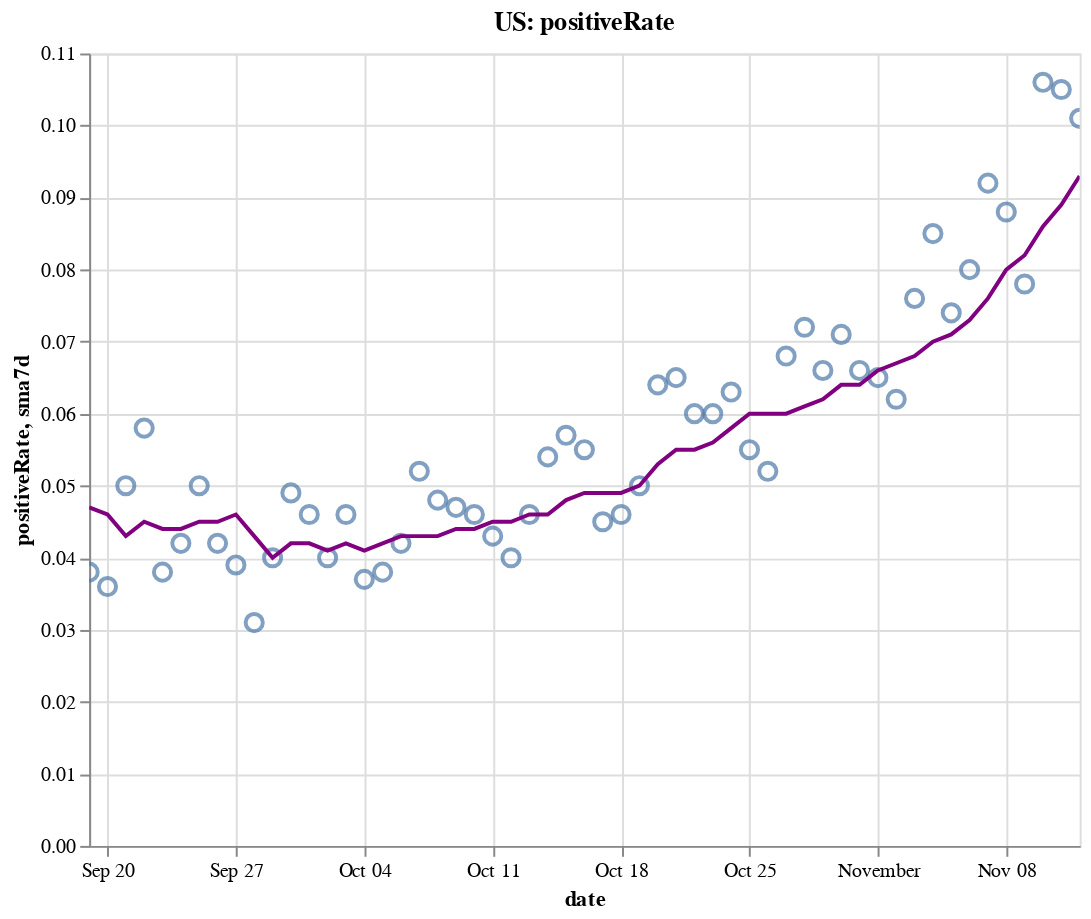

Notebook code cell kept with this figure:
### Code cell
create_plot(us, 'positiveRate')

### Figure 1 — Vega-Lite specification as saved in the notebook (floating-point values rounded to 4 significant figures)
{"config": {"view": {"continuousWidth": 400, "continuousHeight": 300}}, "layer": [{"layer": [{"mark": {"type": "point", "size": 75}, "encoding": {"tooltip": [{"type": "temporal", "field": "date"}, {"type": "quantitative", "field": "positiveRate"}, {"type": "quantitative", "field": "sma7d"}], "x": {"type": "temporal", "field": "date"}, "y": {"type": "quantitative", "field": "positiveRate"}}, "selection": {"selector004": {"type": "interval", "bind": "scales", "encodings": ["x", "y"]}}}, {"mark": {"type": "line", "color": "purple"}, "encoding": {"x": {"type": "temporal", "field": "date"}, "y": {"type": "quantitative", "field": "sma7d"}}}]}, {"mark": {"type": "rule", "color": "#aaa"}, "encoding": {"x": {"type": "temporal", "field": "date"}}, "transform": [{"filter": {"selection": "selector003"}}]}, {"mark": "circle", "encoding": {"opacity": {"condition": {"value": 1, "selection": "selector003"}, "value": 0}, "tooltip": [{"type": "temporal", "field": "date"}, {"type": "quantitative", "field": "positiveRate"}, {"type": "quantitative", "field": "sma7d"}], "x": {"type": "temporal", "field": "date"}, "y": {"type": "quantitative", "field": "positiveRate"}}, "selection": {"selector003": {"type": "single", "encodings": ["x"], "on": "mouseover", "nearest": true, "empty": "none"}}}, {"mark": {"type": "text", "align": "left", "dx": 5, "dy": -5, "stroke": "white", "strokeWidth": 2}, "encoding": {"text": {"type": "quantitative", "field": "positiveRate"}, "tooltip": [{"type": "temporal", "field": "date"}, {"type": "quantitative", "field": "positiveRate"}, {"type": "quantitative", "field": "sma7d"}], "x": {"type": "temporal", "field": "date"}, "y": {"type": "quantitative", "field": "positiveRate"}}, "transform": [{"filter": {"selection": "selector003"}}]}, {"mark": {"type": "text", "align": "left", "dx": 5, "dy": -5}, "encoding": {"text": {"type": "quantitative", "field": "positiveRate"}, "tooltip": [{"type": "temporal", "field": "date"}, {"type": "quantitative", "field": "positiveRate"}, {"type": "quantitative", "field": "sma7d"}], "x": {"type": "temporal", "field": "date"}, "y": {"type": "quantitative", "field": "positiveRate"}}, "transform": [{"filter": {"selection": "selector003"}}]}], "data": {"name": "data-d315a9e62557101b1cb5698efc43d633"}, "height": 400, "title": "US: positiveRate", "width": 500, "$schema": "https://vega.github.io/schema/vega-lite/v4.8.1.json", "datasets": {"data-d315a9e62557101b1cb5698efc43d633": [{"date": "2020-09-19T00:00:00", "totalTestResultsIncrease": 1176000.0, "positiveIncrease": 44890.0, "death": 191300.0, "deathIncrease": 740.0, "positiveRate": 0.038, "state": "US", "sma7d": 0.047}, {"date": "2020-09-20T00:00:00", "totalTestResultsIncrease": 978400.0, "positiveIncrease": 35690.0, "death": 191600.0, "deathIncrease": 327.0, "positiveRate": 0.036, "state": "US", "sma7d": 0.046}, {"date": "2020-09-21T00:00:00", "totalTestResultsIncrease": 775000.0, "positiveIncrease": 39060.0, "death": 191900.0, "deathIncrease": 287.0, "positiveRate": 0.05, "state": "US", "sma7d": 0.043}, {"date": "2020-09-22T00:00:00", "totalTestResultsIncrease": 850800.0, "positiveIncrease": 49350.0, "death": 192800.0, "deathIncrease": 854.0, "positiveRate": 0.058, "state": "US", "sma7d": 0.045}, {"date": "2020-09-23T00:00:00", "totalTestResultsIncrease": 1010000.0, "positiveIncrease": 38550.0, "death": 193900.0, "deathIncrease": 1159.0, "positiveRate": 0.038, "state": "US", "sma7d": 0.044}, {"date": "2020-09-24T00:00:00", "totalTestResultsIncrease": 1038000.0, "positiveIncrease": 43240.0, "death": 194800.0, "deathIncrease": 921.0, "positiveRate": 0.042, "state": "US", "sma7d": 0.044}, {"date": "2020-09-25T00:00:00", "totalTestResultsIncrease": 1112000.0, "positiveIncrease": 55140.0, "death": 195700.0, "deathIncrease": 844.0, "positiveRate": 0.05, "state": "US", "sma7d": 0.045}, {"date": "2020-09-26T00:00:00", "totalTestResultsIncrease": 1123000.0, "positiveIncrease": 47580.0, "death": 196600.0, "deathIncrease": 869.0, "positiveRate": 0.042, "state": "US", "sma7d": 0.045}, {"date": "2020-09-27T00:00:00", "totalTestResultsIncrease": 905600.0, "positiveIncrease": 35060.0, "death": 196900.0, "deathIncrease": 307.0, "positiveRate": 0.039, "state": "US", "sma7d": 0.046}, {"date": "2020-09-28T00:00:00", "totalTestResultsIncrease": 1164000.0, "positiveIncrease": 36060.0, "death": 197100.0, "deathIncrease": 257.0, "positiveRate": 0.031, "state": "US", "sma7d": 0.043}, {"date": "2020-09-29T00:00:00", "totalTestResultsIncrease": 914100.0, "positiveIncrease": 36290.0, "death": 197900.0, "deathIncrease": 739.0, "positiveRate": 0.04, "state": "US", "sma7d": 0.04}, {"date": "2020-09-30T00:00:00", "totalTestResultsIncrease": 904400.0, "positiveIncrease": 44270.0, "death": 198900.0, "deathIncrease": 1061.0, "positiveRate": 0.049, "state": "US", "sma7d": 0.042}, {"date": "2020-10-01T00:00:00", "totalTestResultsIncrease": 998200.0, "positiveIncrease": 45480.0, "death": 199800.0, "deathIncrease": 851.0, "positiveRate": 0.046, "state": "US", "sma7d": 0.042}, {"date": "2020-10-02T00:00:00", "totalTestResultsIncrease": 1242000.0, "positiveIncrease": 49130.0, "death": 200600.0, "deathIncrease": 835.0, "positiveRate": 0.04, "state": "US", "sma7d": 0.041}, {"date": "2020-10-03T00:00:00", "totalTestResultsIncrease": 1100000.0, "positiveIncrease": 51010.0, "death": 201400.0, "deathIncrease": 741.0, "positiveRate": 0.046, "state": "US", "sma7d": 0.042}, {"date": "2020-10-04T00:00:00", "totalTestResultsIncrease": 1029000.0, "positiveIncrease": 38290.0, "death": 201700.0, "deathIncrease": 363.0, "positiveRate": 0.037, "state": "US", "sma7d": 0.041}, {"date": "2020-10-05T00:00:00", "totalTestResultsIncrease": 990500.0, "positiveIncrease": 37860.0, "death": 202000.0, "deathIncrease": 326.0, "positiveRate": 0.038, "state": "US", "sma7d": 0.042}, {"date": "2020-10-06T00:00:00", "totalTestResultsIncrease": 907000.0, "positiveIncrease": 38420.0, "death": 202700.0, "deathIncrease": 634.0, "positiveRate": 0.042, "state": "US", "sma7d": 0.043}, {"date": "2020-10-07T00:00:00", "totalTestResultsIncrease": 973500.0, "positiveIncrease": 50560.0, "death": 203600.0, "deathIncrease": 916.0, "positiveRate": 0.052, "state": "US", "sma7d": 0.043}, {"date": "2020-10-08T00:00:00", "totalTestResultsIncrease": 1149000.0, "positiveIncrease": 55120.0, "death": 204600.0, "deathIncrease": 986.0, "positiveRate": 0.048, "state": "US", "sma7d": 0.043}, {"date": "2020-10-09T00:00:00", "totalTestResultsIncrease": 1201000.0, "positiveIncrease": 56720.0, "death": 205500.0, "deathIncrease": 893.0, "positiveRate": 0.047, "state": "US", "sma7d": 0.044}, {"date": "2020-10-10T00:00:00", "totalTestResultsIncrease": 1247000.0, "positiveIncrease": 57250.0, "death": 206100.0, "deathIncrease": 665.0, "positiveRate": 0.046, "state": "US", "sma7d": 0.044}, {"date": "2020-10-11T00:00:00", "totalTestResultsIncrease": 1083000.0, "positiveIncrease": 46700.0, "death": 206600.0, "deathIncrease": 466.0, "positiveRate": 0.043, "state": "US", "sma7d": 0.045}, {"date": "2020-10-12T00:00:00", "totalTestResultsIncrease": 1064000.0, "positiveIncrease": 42780.0, "death": 206900.0, "deathIncrease": 287.0, "positiveRate": 0.04, "state": "US", "sma7d": 0.045}, {"date": "2020-10-13T00:00:00", "totalTestResultsIncrease": 1041000.0, "positiveIncrease": 48150.0, "death": 207600.0, "deathIncrease": 690.0, "positiveRate": 0.046, "state": "US", "sma7d": 0.046}, {"date": "2020-10-14T00:00:00", "totalTestResultsIncrease": 1041000.0, "positiveIncrease": 56240.0, "death": 208400.0, "deathIncrease": 811.0, "positiveRate": 0.054, "state": "US", "sma7d": 0.046}, {"date": "2020-10-15T00:00:00", "totalTestResultsIncrease": 1102000.0, "positiveIncrease": 62850.0, "death": 209300.0, "deathIncrease": 951.0, "positiveRate": 0.057, "state": "US", "sma7d": 0.048}, {"date": "2020-10-16T00:00:00", "totalTestResultsIncrease": 1230000.0, "positiveIncrease": 67940.0, "death": 210200.0, "deathIncrease": 877.0, "positiveRate": 0.055, "state": "US", "sma7d": 0.049}, {"date": "2020-10-17T00:00:00", "totalTestResultsIncrease": 1295000.0, "positiveIncrease": 57750.0, "death": 211000.0, "deathIncrease": 780.0, "positiveRate": 0.045, "state": "US", "sma7d": 0.049}, {"date": "2020-10-18T00:00:00", "totalTestResultsIncrease": 1056000.0, "positiveIncrease": 48630.0, "death": 211400.0, "deathIncrease": 393.0, "positiveRate": 0.046, "state": "US", "sma7d": 0.049}, {"date": "2020-10-19T00:00:00", "totalTestResultsIncrease": 1131000.0, "positiveIncrease": 56900.0, "death": 211800.0, "deathIncrease": 456.0, "positiveRate": 0.05, "state": "US", "sma7d": 0.05}, {"date": "2020-10-20T00:00:00", "totalTestResultsIncrease": 948700.0, "positiveIncrease": 60310.0, "death": 212700.0, "deathIncrease": 832.0, "positiveRate": 0.064, "state": "US", "sma7d": 0.053}, {"date": "2020-10-21T00:00:00", "totalTestResultsIncrease": 939500.0, "positiveIncrease": 60660.0, "death": 213700.0, "deathIncrease": 1024.0, "positiveRate": 0.065, "state": "US", "sma7d": 0.055}, {"date": "2020-10-22T00:00:00", "totalTestResultsIncrease": 1219000.0, "positiveIncrease": 72890.0, "death": 214800.0, "deathIncrease": 1143.0, "positiveRate": 0.06, "state": "US", "sma7d": 0.055}, {"date": "2020-10-23T00:00:00", "totalTestResultsIncrease": 1379000.0, "positiveIncrease": 82260.0, "death": 215800.0, "deathIncrease": 917.0, "positiveRate": 0.06, "state": "US", "sma7d": 0.056}, {"date": "2020-10-24T00:00:00", "totalTestResultsIncrease": 1321000.0, "positiveIncrease": 82740.0, "death": 216700.0, "deathIncrease": 890.0, "positiveRate": 0.063, "state": "US", "sma7d": 0.058}, {"date": "2020-10-25T00:00:00", "totalTestResultsIncrease": 1191000.0, "positiveIncrease": 65090.0, "death": 217000.0, "deathIncrease": 377.0, "positiveRate": 0.055, "state": "US", "sma7d": 0.06}, {"date": "2020-10-26T00:00:00", "totalTestResultsIncrease": 1201000.0, "positiveIncrease": 62100.0, "death": 217400.0, "deathIncrease": 389.0, "positiveRate": 0.052, "state": "US", "sma7d": 0.06}, {"date": "2020-10-27T00:00:00", "totalTestResultsIncrease": 1081000.0, "positiveIncrease": 73000.0, "death": 218300.0, "deathIncrease": 931.0, "positiveRate": 0.068, "state": "US", "sma7d": 0.06}, {"date": "2020-10-28T00:00:00", "totalTestResultsIncrease": 1086000.0, "positiveIncrease": 78640.0, "death": 219400.0, "deathIncrease": 1025.0, "positiveRate": 0.072, "state": "US", "sma7d": 0.061}, {"date": "2020-10-29T00:00:00", "totalTestResultsIncrease": 1325000.0, "positiveIncrease": 87990.0, "death": 220400.0, "deathIncrease": 1049.0, "positiveRate": 0.066, "state": "US", "sma7d": 0.062}, {"date": "2020-10-30T00:00:00", "totalTestResultsIncrease": 1362000.0, "positiveIncrease": 96710.0, "death": 221400.0, "deathIncrease": 933.0, "positiveRate": 0.071, "state": "US", "sma7d": 0.064}, {"date": "2020-10-31T00:00:00", "totalTestResultsIncrease": 1374000.0, "positiveIncrease": 90490.0, "death": 222300.0, "deathIncrease": 963.0, "positiveRate": 0.066, "state": "US", "sma7d": 0.064}, {"date": "2020-11-01T00:00:00", "totalTestResultsIncrease": 1140000.0, "positiveIncrease": 74050.0, "death": 222700.0, "deathIncrease": 391.0, "positiveRate": 0.065, "state": "US", "sma7d": 0.066}, {"date": "2020-11-02T00:00:00", "totalTestResultsIncrease": 1328000.0, "positiveIncrease": 82250.0, "death": 223200.0, "deathIncrease": 476.0, "positiveRate": 0.062, "state": "US", "sma7d": 0.067}, {"date": "2020-11-03T00:00:00", "totalTestResultsIncrease": 1126000.0, "positiveIncrease": 86080.0, "death": 224700.0, "deathIncrease": 1529.0, "positiveRate": 0.076, "state": "US", "sma7d": 0.068}, {"date": "2020-11-04T00:00:00", "totalTestResultsIncrease": 1207000.0, "positiveIncrease": 103100.0, "death": 225800.0, "deathIncrease": 1116.0, "positiveRate": 0.085, "state": "US", "sma7d": 0.07}, {"date": "2020-11-05T00:00:00", "totalTestResultsIncrease": 1564000.0, "positiveIncrease": 116200.0, "death": 227000.0, "deathIncrease": 1124.0, "positiveRate": 0.074, "state": "US", "sma7d": 0.071}, {"date": "2020-11-06T00:00:00", "totalTestResultsIncrease": 1562000.0, "positiveIncrease": 125300.0, "death": 228100.0, "deathIncrease": 1186.0, "positiveRate": 0.08, "state": "US", "sma7d": 0.073}, {"date": "2020-11-07T00:00:00", "totalTestResultsIncrease": 1406000.0, "positiveIncrease": 129200.0, "death": 229200.0, "deathIncrease": 1104.0, "positiveRate": 0.092, "state": "US", "sma7d": 0.076}, {"date": "2020-11-08T00:00:00", "totalTestResultsIncrease": 1259000.0, "positiveIncrease": 110800.0, "death": 229700.0, "deathIncrease": 487.0, "positiveRate": 0.088, "state": "US", "sma7d": 0.08}, {"date": "2020-11-09T00:00:00", "totalTestResultsIncrease": 1519000.0, "positiveIncrease": 118700.0, "death": 230300.0, "deathIncrease": 580.0, "positiveRate": 0.078, "state": "US", "sma7d": 0.082}, {"date": "2020-11-10T00:00:00", "totalTestResultsIncrease": 1237000.0, "positiveIncrease": 131000.0, "death": 231700.0, "deathIncrease": 1347.0, "positiveRate": 0.106, "state": "US", "sma7d": 0.086}, {"date": "2020-11-11T00:00:00", "totalTestResultsIncrease": 1382000.0, "positiveIncrease": 144500.0, "death": 233200.0, "deathIncrease": 1565.0, "positiveRate": 0.105, "state": "US", "sma7d": 0.089}, {"date": "2020-11-12T00:00:00", "totalTestResultsIncrease": 1480000.0, "positiveIncrease": 150000.0, "death": 234200.0, "deathIncrease": 1104.0, "positiveRate": 0.101, "state": "US", "sma7d": 0.093}]}}
